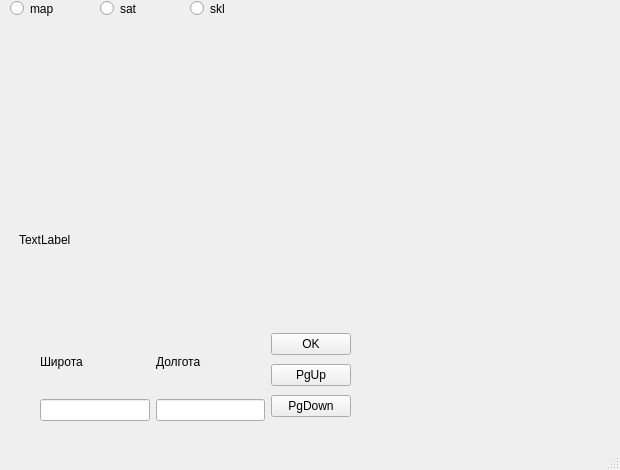
<?xml version="1.0" encoding="UTF-8"?>
<ui version="4.0">
 <class>MainWindow</class>
 <widget class="QMainWindow" name="MainWindow">
  <property name="geometry">
   <rect>
    <x>0</x>
    <y>0</y>
    <width>620</width>
    <height>470</height>
   </rect>
  </property>
  <property name="windowTitle">
   <string>MainWindow</string>
  </property>
  <widget class="QWidget" name="centralwidget">
   <widget class="QLabel" name="image">
    <property name="geometry">
     <rect>
      <x>19</x>
      <y>19</y>
      <width>311</width>
      <height>441</height>
     </rect>
    </property>
    <property name="text">
     <string>TextLabel</string>
    </property>
   </widget>
   <widget class="QWidget" name="horizontalLayoutWidget_3">
    <property name="geometry">
     <rect>
      <x>40</x>
      <y>330</y>
      <width>311</width>
      <height>91</height>
     </rect>
    </property>
    <layout class="QHBoxLayout" name="horizontalLayout_3">
     <item>
      <layout class="QVBoxLayout" name="verticalLayout">
       <item>
        <layout class="QHBoxLayout" name="horizontalLayout_2">
         <item>
          <widget class="QLabel" name="label_2">
           <property name="text">
            <string>Широта</string>
           </property>
          </widget>
         </item>
         <item>
          <widget class="QLabel" name="label">
           <property name="text">
            <string>Долгота</string>
           </property>
          </widget>
         </item>
        </layout>
       </item>
       <item>
        <layout class="QHBoxLayout" name="horizontalLayout">
         <item>
          <widget class="QLineEdit" name="lineEdit"/>
         </item>
         <item>
          <widget class="QLineEdit" name="lineEdit_2"/>
         </item>
        </layout>
       </item>
      </layout>
     </item>
     <item>
      <layout class="QVBoxLayout" name="verticalLayout_2">
       <item>
        <widget class="QPushButton" name="okButton">
         <property name="text">
          <string>OK</string>
         </property>
        </widget>
       </item>
       <item>
        <widget class="QPushButton" name="PgUpButton">
         <property name="text">
          <string>PgUp</string>
         </property>
        </widget>
       </item>
       <item>
        <widget class="QPushButton" name="PgDownButton">
         <property name="text">
          <string>PgDown</string>
         </property>
        </widget>
       </item>
      </layout>
     </item>
    </layout>
   </widget>
   <widget class="QRadioButton" name="radioButton1">
    <property name="geometry">
     <rect>
      <x>10</x>
      <y>0</y>
      <width>82</width>
      <height>17</height>
     </rect>
    </property>
    <property name="text">
     <string>map</string>
    </property>
   </widget>
   <widget class="QRadioButton" name="radioButton2">
    <property name="geometry">
     <rect>
      <x>100</x>
      <y>0</y>
      <width>82</width>
      <height>17</height>
     </rect>
    </property>
    <property name="text">
     <string>sat</string>
    </property>
   </widget>
   <widget class="QRadioButton" name="radioButton3">
    <property name="geometry">
     <rect>
      <x>190</x>
      <y>0</y>
      <width>82</width>
      <height>17</height>
     </rect>
    </property>
    <property name="text">
     <string>skl</string>
    </property>
   </widget>
  </widget>
  <widget class="QMenuBar" name="menubar">
   <property name="geometry">
    <rect>
     <x>0</x>
     <y>0</y>
     <width>620</width>
     <height>21</height>
    </rect>
   </property>
  </widget>
  <widget class="QStatusBar" name="statusbar"/>
 </widget>
 <resources/>
 <connections/>
</ui>
